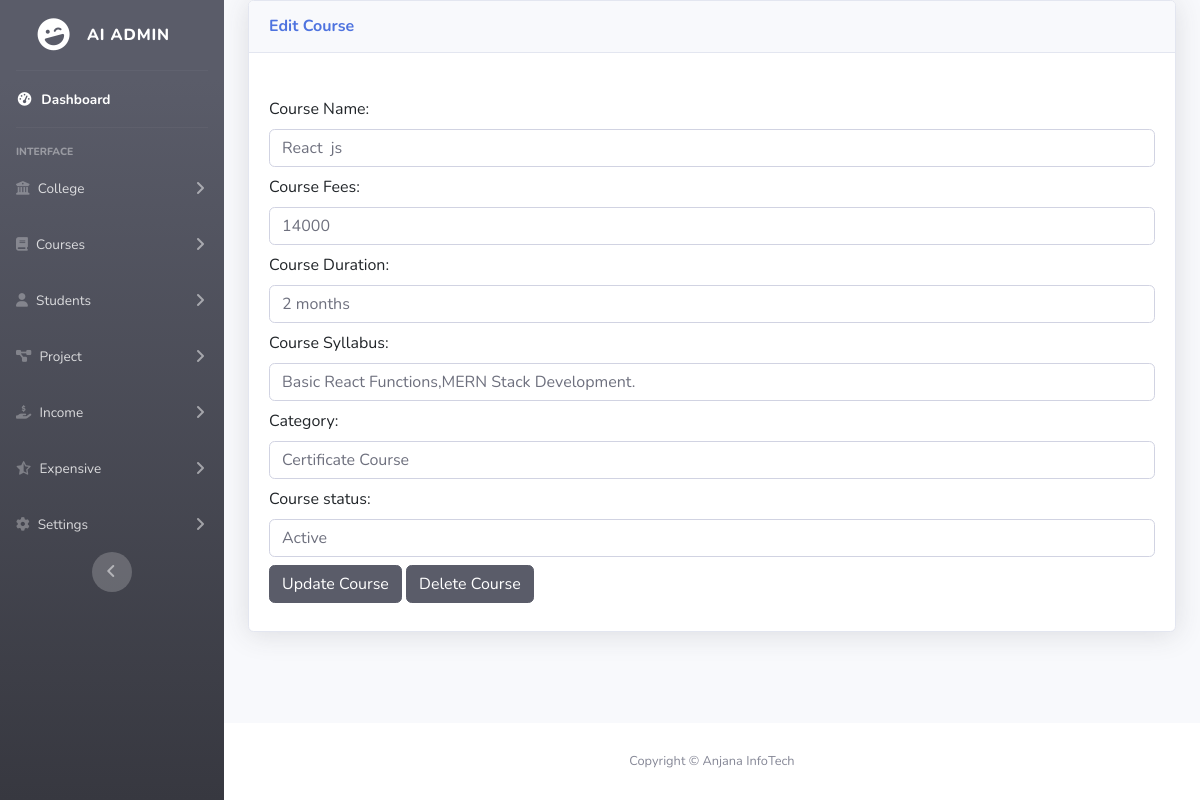
The app's page /editcourse.php?cid=2 with its own data.
### tables this page shows
CREATE TABLE `addcourse` (
  `cid` int(11) NOT NULL,
  `course_name` varchar(50) NOT NULL,
  `course_fees` varchar(10) NOT NULL,
  `course_duration` varchar(20) NOT NULL,
  `course_syllabus` varchar(191) NOT NULL,
  `category` varchar(100) NOT NULL,
  `status` varchar(20) NOT NULL
);

### editcourse.php (the view, shortened to what this page needs)
<!DOCTYPE html>
<html lang="en">
<head>
    <link rel="stylesheet" href="https://cdnjs.cloudflare.com/ajax/libs/font-awesome/6.6.0/css/all.min.css" />
    <link href="https://cdn.jsdelivr.net/npm/bootstrap@5.3.3/dist/css/bootstrap.min.css" rel="stylesheet">
    <link href="vendor/fontawesome-free/css/all.min.css" rel="stylesheet" type="text/css">
    <link href="css/sb-admin-2.min.css" rel="stylesheet">
</head>
<body id="page-top">
    <div id="wrapper">
        <?php
        include('./nav.php');
        ?>
        <div id="content-wrapper" class="d-flex flex-column">
            <div id="content">
                <div class="container-fluid">
                    <div class="card shadow mb-4">
                        <div class="card-header py-3">
                            <h6 class="m-0 font-weight-bold text-primary">Edit Course</h6>
                        </div>
                        <div class="card-body">
                            <form method="POST" action="#">
                                <div class="mb-2">
                                    <?php
                                    include('./db.php');
                                    if (isset($_GET['cid'])) {
                                        $course_id = mysqli_real_escape_string($db, $_GET['cid']);
                                        $query = "select * from addcourse where cid='$course_id'";
                                        $execute = mysqli_query($db, $query);
                                        if (mysqli_num_rows($execute) > 0) {
                                            $course = mysqli_fetch_array($execute);
                                    ?><br>
                                            <label for="exampleFormControlInput1" class="form-label">Course Name:</label>
                                            <input type="text" class="form-control" value="<?= $course['course_name']; ?>" name="coursename" id="exampleFormControlInput1" placeholder="Enter the Course name">
                                </div>
                                <div class="mb-2">
                                    <label for="exampleFormControlInput1" class="form-label">Course Fees:</label>
                                    <input type="text" class="form-control" value="<?= $course['course_fees']; ?>" name="coursefees" id="exampleFormControlInput1" placeholder="Enter the Course fees">
                                </div>
                                <div class="mb-2">
                                    <label for="exampleFormControlInput1" class="form-label">Course Duration:</label>
                                    <input type="text" class="form-control" value="<?= $course['course_duration']; ?>" name="courseduration" id="exampleFormControlInput1">
                                </div>
                                <div class="mb-2">
                                    <label for="exampleFormControlTextarea1" class="form-label">Course Syllabus:</label>
                                    <input type="text" class="form-control" value="<?= $course['course_syllabus']; ?>" name="coursesyllabus">
                                </div>
                                <div class="mb-2">
                                    <label for="exampleFormControlTextarea1" class="form-label">Category:</label>
                                    <input class="form-control" type="text" value="<?= $course['category']; ?>" name="category">
                                </div>
                                <div class="mb-2">
                                    <label for="exampleFormControlInput1" class="form-label">Course status:</label>
                                    <input class="form-control" value="<?= $course['status']; ?>" name="status" />
                                </div>
                                <div class="mb-2">
                                    <button type="submit" name="edit" class="btn btn-dark">Update Course</button>
                                    <button type="submit" name="delete" class="btn btn-dark">Delete Course</button>
                                </div>
                            </form>
                    <?php
                                        } else {
                                            echo "<h4>No id found!!!</h4>";
                                        }
                                    }
                    ?>
                        </div>
                    </div>
                </div>
            </div>
            <footer class="sticky-footer bg-white">
                <div class="container my-auto">
                    <div class="copyright text-center my-auto">
                        <span>Copyright &copy; Anjana InfoTech</span>
                    </div>
                </div>
            </footer>
        </div>
    </div>
</body>
</html>

### records on screen
addcourse: coursename "React js", coursefees "14000", courseduration "2 months", coursesyllabus "Basic React Functions,MERN Stack Development.", category "Certificate Course", status "Active"
